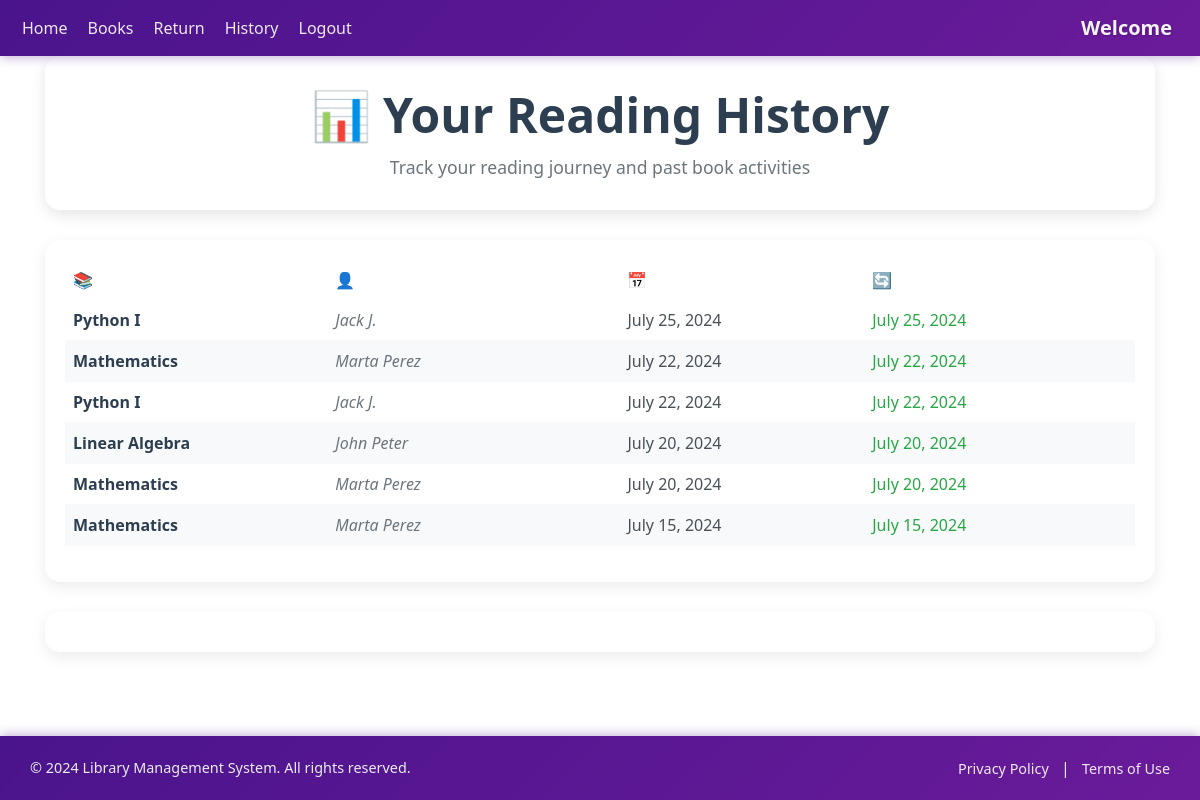
The app's page /history (signed in) with its own data.
### polls/models.py (models this page shows, shortened)
class IssuedItem(models.Model):
    book_id = models.ForeignKey(Book, on_delete=models.CASCADE)
    user_id = models.ForeignKey(User, on_delete=models.CASCADE)
    issue_date = models.DateField(default=date.today(), blank=False)
    return_date = models.DateField(blank=True, null=True)

class Book(models.Model):
    book_name = models.CharField(max_length=150)
    author_name = models.CharField(max_length=200)
    quantity = models.IntegerField(default=1)
    subject = models.CharField(max_length=2000)
    book_add_time = models.TimeField(default=timezone.now())
    book_add_date = models.DateField(default=date.today())
    class Meta:
        unique_together = ("book_name", "author_name")

### polls/views.py (the view)
# urls.py: path("history", views.history, name="history"),
@login_required(login_url="login")
def history(request):
    my_items = IssuedItem.objects.filter(user_id=request.user).order_by("-issue_date")
    paginator = Paginator(my_items, 10)
    page_number = request.GET.get("page")
    show_data_final = paginator.get_page(page_number)
    return render(request, "history.html", {"books": show_data_final})

### polls/templates/history.html (shortened to what this page needs)
{% extends 'base.html' %} {% block content %}
<div class="container">
  <div class="page-header">
    <h1 class="display-5 fw-bold">📊 Your Reading History</h1>
    <p class="page-subtitle">Track your reading journey and past book activities</p>
  </div>
  <div class="table-wrapper">
    <table class="table">
      <thead>
        <tr>
          <th scope="col">📚 Book Name</th>
          <th scope="col">👤 Author Name</th>
          <th scope="col">📅 Issue Date</th>
          <th scope="col">🔄 Return Date</th>
        </tr>
      </thead>
      <tbody>
        {% for book in books %}
        <tr>
          <td><span class="book-name">{{book.book_id.book_name}}</span></td>
          <td><span class="author-name">{{book.book_id.author_name}}</span></td>
          <td><span class="date-info">{{book.issue_date}}</span></td>
          <td>
            {% if book.return_date %}
              <span class="date-info returned">{{book.return_date}}</span>
            {% else %}
              <span class="status-badge current">Currently Issued</span>
            {% endif %}
          </td>
        </tr>
        {% endfor %}
      </tbody>
    </table>
  </div>
  <div class="pagination-wrapper">
  </div>
</div>
{% endblock %}

### polls/templates/base.html (style rules this page uses)
:root { --bs-primary: #BA68C8; --bs-primary-rgb: 186, 104, 200; }
body { background-color: linear-gradient(#89b4f4, #cf7ade); background-repeat: no-repeat; background-size: cover; padding-top: 0; }
html, body { height: 100%; margin: 0; }
body { display: flex; flex-direction: column; }

### polls/templates/history.html (style rules this page uses)
body { background: white; background-attachment: fixed; background-repeat: no-repeat; min-height: 100vh; }
.container { width: 100%; padding-right: 15px; padding-left: 15px; margin-right: auto; margin-left: auto; }
.page-header { background: white; padding: 30px; border-radius: 15px; box-shadow: 0 5px 15px rgba(0,0,0,0.1); margin-bottom: 30px; text-align: center; }
.page-header h1 { color: #2c3e50; margin-bottom: 10px; }
.page-subtitle { color: #6c757d; font-size: 1.1rem; margin: 0; }
.table-wrapper { background: white; border-radius: 15px; box-shadow: 0 5px 15px rgba(0,0,0,0.08); overflow: hidden; padding: 20px; margin-bottom: 30px; }
table { border-collapse: separate; border-spacing: 0; border-radius: 10px; width: 100%; border: none; margin-bottom: 0; }
thead { background: linear-gradient(45deg, #27ae60, #2ecc71); color: white; }
th { text-align: left; padding: 16px; font-weight: 600; border: none; color: white; }
td { text-align: left; padding: 16px; border-bottom: 1px solid #f8f9fa; vertical-align: middle; }
tr:nth-child(even) { background-color: #f8f9fa; }
tr:nth-child(odd) { background-color: #ffffff; }
tbody tr { transition: all 0.2s ease; }
.book-name { font-weight: 600; color: #2c3e50; }
.author-name { color: #6c757d; font-style: italic; }
.date-info { color: #495057; font-weight: 500; }
.date-info.returned { color: #28a745; }
.pagination-wrapper { background: white; padding: 20px; border-radius: 15px; box-shadow: 0 5px 15px rgba(0,0,0,0.08); }

### records on screen
IssuedItem: book_id.book_name "Python I", book_id.author_name "Jack J.", issue_date "July 25, 2024", return_date "July 25, 2024"
IssuedItem: book_id.book_name "Mathematics", book_id.author_name "Marta Perez", issue_date "July 22, 2024", return_date "July 22, 2024"
IssuedItem: book_id.book_name "Python I", book_id.author_name "Jack J.", issue_date "July 22, 2024", return_date "July 22, 2024"
IssuedItem: book_id.book_name "Linear Algebra", book_id.author_name "John Peter", issue_date "July 20, 2024", return_date "July 20, 2024"
IssuedItem: book_id.book_name "Mathematics", book_id.author_name "Marta Perez", issue_date "July 20, 2024", return_date "July 20, 2024"
IssuedItem: book_id.book_name "Mathematics", book_id.author_name "Marta Perez", issue_date "July 15, 2024", return_date "July 15, 2024"
